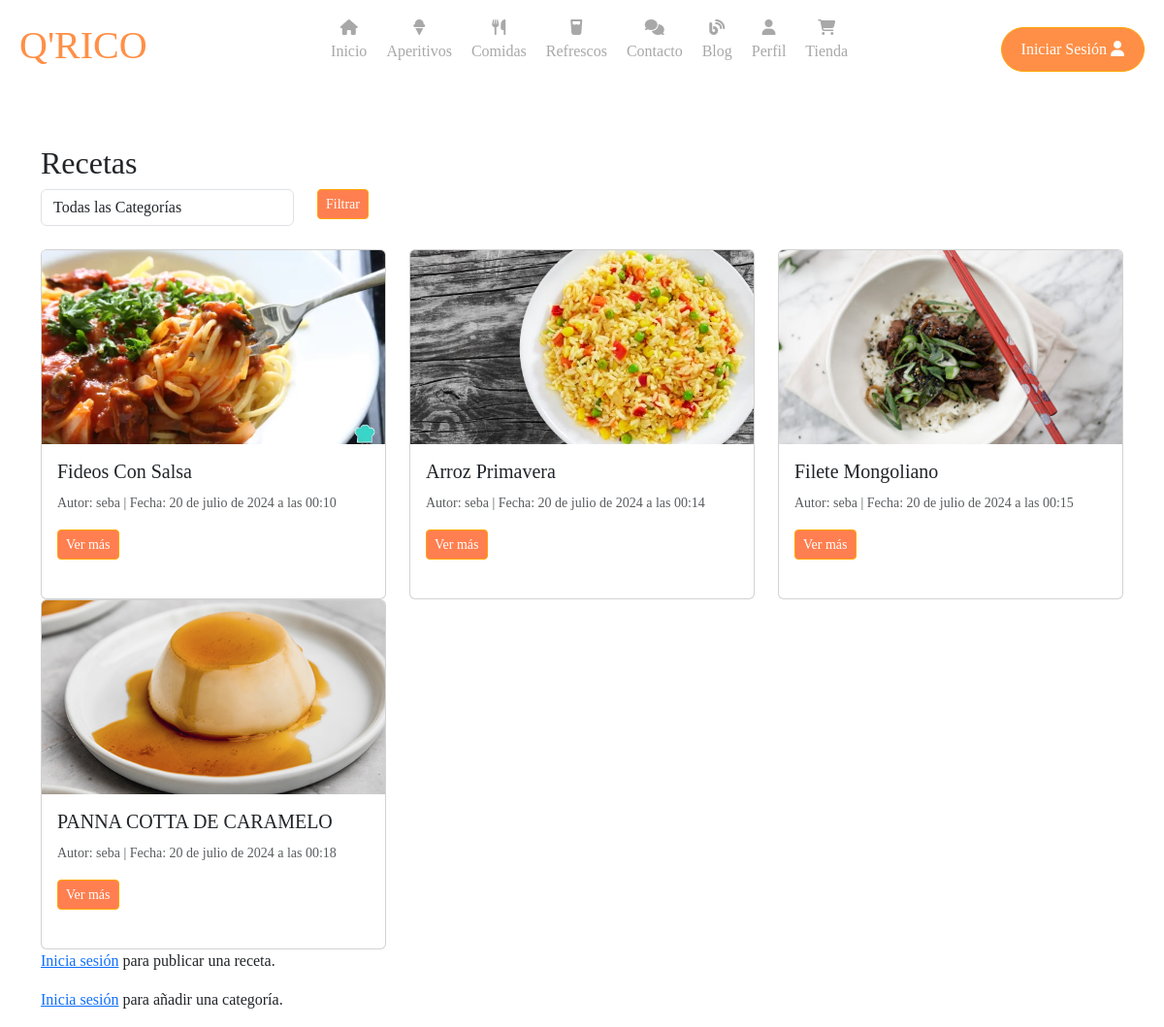
The page /blog/ on the database as committed earlier.
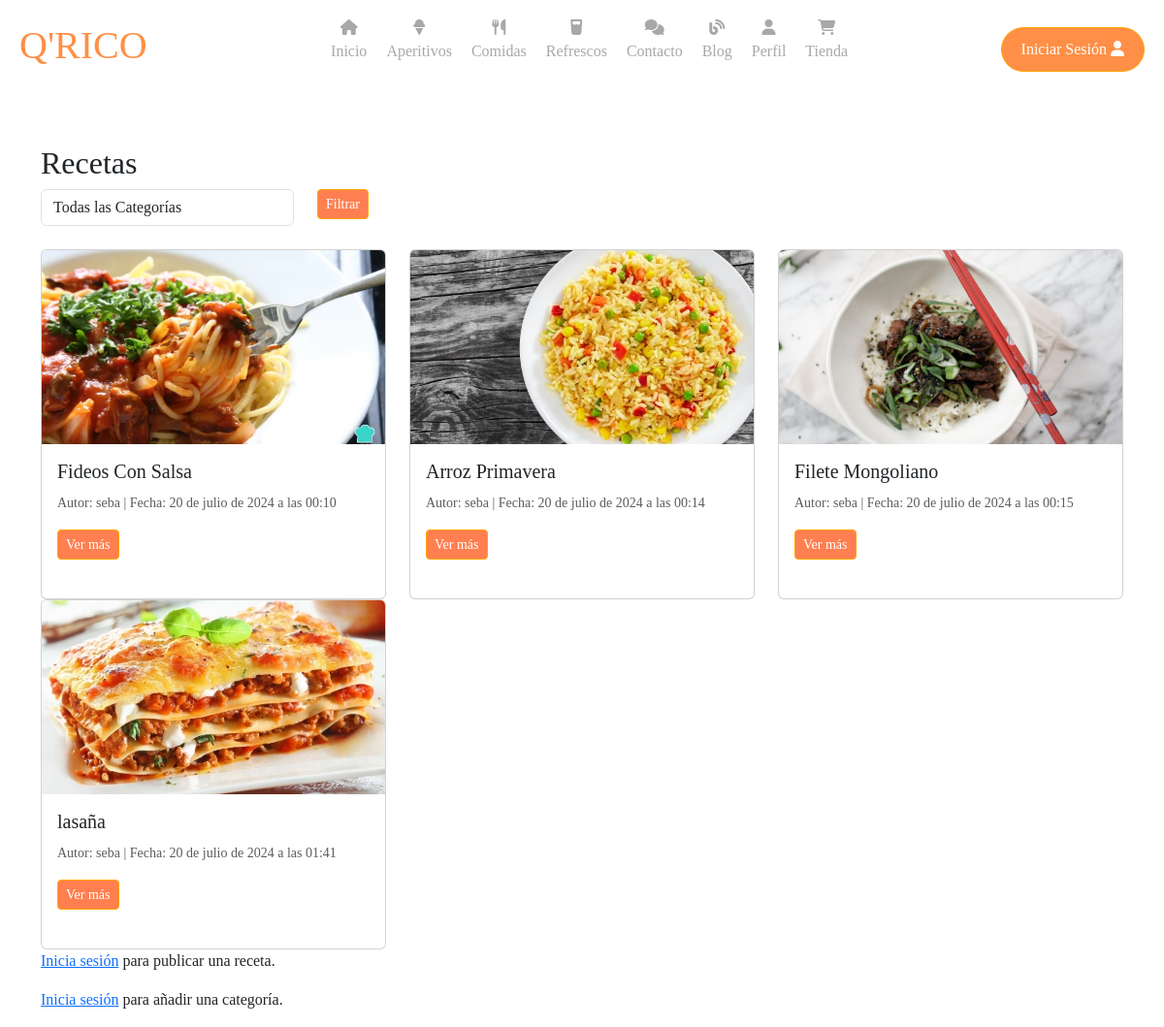
The same page on the database as committed later.
### cuentas/models.py (models this page shows, shortened)
class Receta(models.Model):
    titulo = models.CharField(max_length=100, default='Título de la receta')  # Título de la receta
    ingredientes = models.TextField(default='Ingredientes no especificados')  # Ingredientes de la receta
    preparacion = models.TextField(default='Preparación no especificada')  # Método de preparación
    imagen = models.ImageField(upload_to='recetas/', default='path/to/default/image.jpg')  # Imagen de la receta
    autor = models.ForeignKey(User, on_delete=models.CASCADE)  # Autor de la receta
    fecha_creacion = models.DateTimeField(auto_now_add=True)  # Fecha de creación de la receta
    valoracion = models.FloatField(default=0.0)  # Valoración promedio de la receta
    total_valoraciones = models.IntegerField(default=0)  # Número total de valoraciones
    categoria = models.ForeignKey(Categoria, on_delete=models.SET_NULL, null=True, blank=True)  # Categoría de la receta

### cuentas/views.py (the view)
# urls.py: path('blog/', views.blog, name='blog'),
def blog(request):
    categoria_id = request.GET.get('categoria')
    if categoria_id:
        recetas = Receta.objects.filter(categoria_id=categoria_id)
    else:
        recetas = Receta.objects.all()
    categorias = Categoria.objects.all()
    comentario_form = ComentarioForm()
    context = {
        'recetas': recetas,
        'categorias': categorias,
        'comentario_form': comentario_form
    }
    return render(request, 'cuentas/blog.html', context)

### cuentas/forms.py
class ComentarioForm(forms.ModelForm):
    class Meta:
        model = Comentario
        fields = ['texto']

### cuentas/templates/cuentas/blog.html (shortened to what the changed rows need)
<!DOCTYPE html>
<html lang="es">
<head>
    {% load static %}
    <link rel="stylesheet" href="https://cdnjs.cloudflare.com/ajax/libs/font-awesome/6.2.0/css/all.min.css" />
    <link rel="stylesheet" href="https://unpkg.com/flickity@2/dist/flickity.min.css">
    <link rel="stylesheet" href="https://cdn.jsdelivr.net/npm/bootstrap@5.3.3/dist/css/bootstrap.min.css">
    <link rel="stylesheet" href="{% static 'cuentas/css/blog.css' %}">
</head>
<body>
<section id="inicio">
    <header>
        <div class="contenido-header">
            <div class="logo">
                <h1>Q'RICO</h1>
            </div>
        </div>
    </header>
    <main class="container mt-5">
        <h2>Recetas</h2>
        <div class="row">
            {% for receta in recetas %}
                <div class="col-md-4">
                    <div class="card h-100 mb-4">
                        <img src="{{ receta.imagen.url }}" class="card-img-top" alt="{{ receta.titulo }}">
                        <div class="card-body">
                            <h5 class="card-title">{{ receta.titulo }}</h5>
                            <p class="card-text"><small class="text-muted">Autor: {{ receta.autor.username }} | Fecha: {{ receta.fecha_creacion }}</small></p>
                            <button class="btn btn-outline-primary btn-orange btn-sm" type="button" data-bs-toggle="collapse" data-bs-target="#collapse{{ receta.id }}" aria-expanded="false" aria-controls="collapse{{ receta.id }}">
                                Ver más
                            </button>
                        </div>
                    </div>
                </div>
            {% endfor %}
        </div>
    </main>
</body>
</html>

Rows that differ between the two databases and show on the page:
removed Receta: imagen (picture), titulo "PANNA COTTA DE CARAMELO", autor.username "seba", fecha_creacion "20 de julio de 2024 a las 00:18"
added Receta: imagen (picture), titulo "lasaña", autor.username "seba", fecha_creacion "20 de julio de 2024 a las 01:41"
